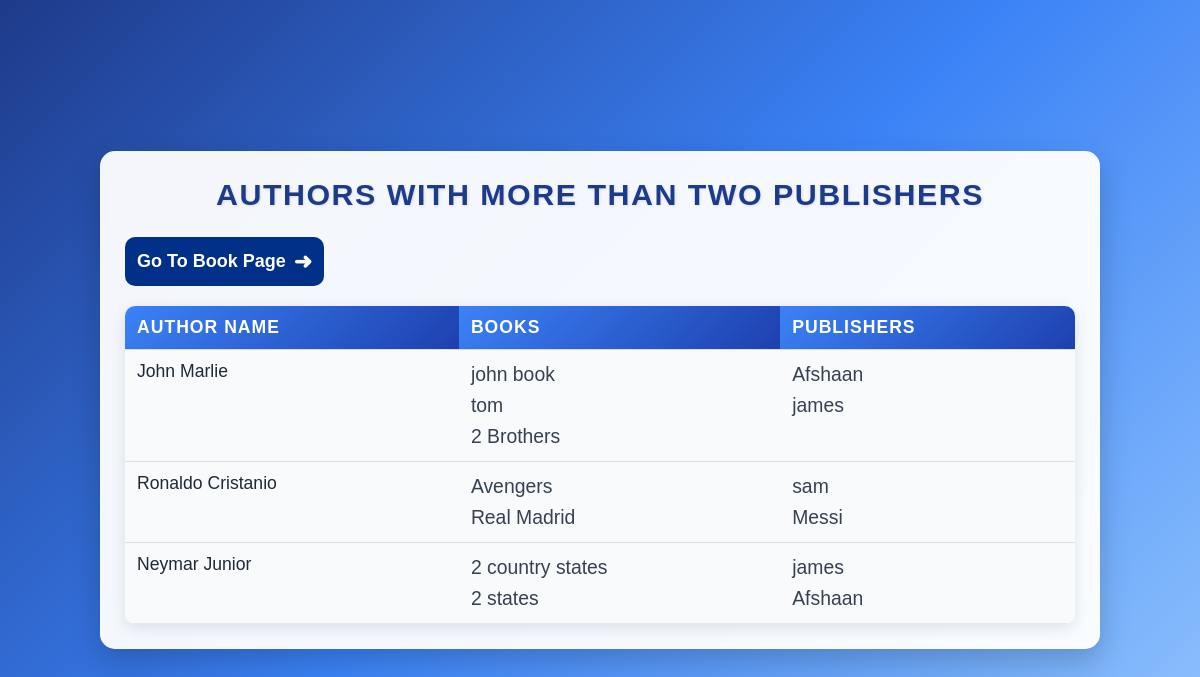
The app's page /pub_more_than_two/ with its own data.
### novel/models.py (models this page shows)
class Book(models.Model):
    title = models.CharField(max_length=50, unique=True)
    author_id = models.ForeignKey(Author, on_delete=models.CASCADE)
    publisher_id = models.ForeignKey(Publisher, on_delete=models.CASCADE)
    publication_date = models.DateField()
    isbn = models.CharField(max_length=13, unique=True, null=True, blank=True)  # ISBN number
    genre = models.CharField(max_length=50, null=True, blank=True)  # Fiction, non-fiction, etc.
    price = models.DecimalField(max_digits=10, decimal_places=2, null=True, blank=True)  # Book ka price
    pages = models.IntegerField(null=True, blank=True)  # Total pages
    language = models.CharField(max_length=30, null=True, blank=True)  # Book ki language
    stock_quantity = models.IntegerField(default=0)  # Available copies
    cover_image = models.ImageField(upload_to='book_covers/', null=True, blank=True)  # Book ka cover

### novel/views.py (the view)
# urls.py: path('pub_more_than_two/',views.auth_pub_more_than_2,name='filtered'),
def auth_pub_more_than_2(request):
    all_auth = Author.objects.all()
    result = []
    for author in all_auth:
        books = Book.objects.filter(author_id=author.id).select_related('publisher')
        publishers = books.values('publisher_id', 'publisher_id__name').distinct()
        if publishers.count() >= 2:
            book_names = books.values_list('title', flat=True).distinct()
            publisher_names = publishers.values_list('publisher_id__name', flat=True)
            result.append({
                'author_name': f"{author.first_name} {author.last_name}",
                'books': list(book_names),
                'publishers': list(publisher_names),
            })
    context = {
        'more_than_two_filtered': result
    }
    return render(request, 'auth_pub_more_than_2.html', context)

### templates/auth_pub_more_than_2.html (shortened to what this page needs)
{% extends 'base.html' %}
{% block content %}
<!DOCTYPE html>
<html lang="en">
<head>
</head>
<body>
    <div class="container">
        <h1>Authors with More Than Two Publishers</h1>
                    <a href="{% url 'book' %}" style="text-decoration: none;">
    <div style="display: inline-flex; align-items: center; padding: 8px 12px; border-radius: 10px; background-color: #003087; font-size: 18px; cursor: pointer; transition: all 0.3s ease; color: white;"
         onmouseover="this.children[1].style.transform='translateX(5px)'"
         onmouseout="this.children[1].style.transform='translateX(0)'">
        <p style="margin: 0; color: white; font-weight: bold;">Go To Book Page</p>
        <span style="margin-left: 8px; transition: transform 0.3s ease; font-size: 22px; font-weight: bold; color: white;">➜</span>
    </div>
</a>
        <table>
            <tr>
                <th>Author Name</th>
                <th>Books</th>
                <th>Publishers</th>
            </tr>
            {% for item in more_than_two_filtered %}
            <tr>
                <td>{{ item.author_name }}</td>
                <td>
                    <ul class="book-list">
                        {% for book in item.books %}
                        <li>{{ book }}</li>
                        {% empty %}
                        <li class="no-data">No books available</li>
                        {% endfor %}
                    </ul>
                </td>
                <td>
                    <ul class="publisher-list">
                        {% for publisher in item.publishers %}
                        <li>{{ publisher }}</li>
                        {% empty %}
                        <li class="no-data">No publishers available</li>
                        {% endfor %}
                    </ul>
                </td>
            </tr>
            {% empty %}
            <tr>
                <td colspan="3" class="no-data">No authors found with more than two publishers</td>
            </tr>
            {% endfor %}
        </table>
    </div>
</body>
</html>
{% endblock %}

### templates/auth_pub_more_than_2.html (style rules this page uses)
body { margin: 0; padding: 0; font-family: 'Poppins', Arial, sans-serif; background: linear-gradient(135deg, #1e3a8a, #3b82f6, #93c5fd); min-height: 100vh; display: flex; justify-content: center; align-items: center; padding: 40px 10px; box-sizing: border-box; animation: backgroundFade 1.5s ease-in-out; }
.container { max-width: 1000px; width: 90%; background: rgba(255, 255, 255, 0.95); border-radius: 15px; box-shadow: 0 12px 30px rgba(0, 0, 0, 0.2); padding: 25px; margin: 20px auto; opacity: 0; transform: translateY(40px); animation: slideIn 1s ease-in-out forwards 0.3s; }
h1 { text-align: center; color: #1e3a8a; font-size: 1.9em; font-weight: bold; margin-bottom: 25px; text-transform: uppercase; letter-spacing: 1.5px; text-shadow: 1px 1px 3px rgba(0, 0, 0, 0.1); animation: fadeInText 1.2s ease-in-out; }
table { width: 100%; border-collapse: collapse; margin-top: 20px; background: #ffffff; border-radius: 10px; overflow: hidden; box-shadow: 0 4px 15px rgba(0, 0, 0, 0.1); }
th, td { padding: 8px 12px; text-align: left; border-bottom: 1px solid #e5e7eb; font-size: 1.1em; color: #1f2937; }
th { background: linear-gradient(135deg, #3b82f6, #1e40af); color: white; text-transform: uppercase; letter-spacing: 1px; font-weight: 600; }
td { vertical-align: top; background: #f9fafb; }
tr { transition: transform 0.3s ease, box-shadow 0.3s ease; opacity: 0; transform: translateX(-20px); animation: rowSlideIn 0.5s ease-in-out forwards; box-shadow: 0 2px 5px rgba(0, 0, 0, 0.05); }
tr:nth-child(1) { animation-delay: 0.5s; }
tr:nth-child(2) { animation-delay: 0.6s; }
tr:nth-child(3) { animation-delay: 0.7s; }
tr:nth-child(4) { animation-delay: 0.8s; }
.book-list, .publisher-list { margin: 0; padding: 0; list-style: none; }
.book-list li, .publisher-list li { margin: 2px 0; font-size: 1.1em; color: #374151; }

### records on screen
Book: title "john book"
Book: title "tom"
Book: title "2 Brothers"
Book: title "Avengers"
Book: title "Real Madrid"
Book: title "2 country states"
Book: title "2 states"

### other values on screen
{{ item.author_name }} "John Marlie" "Ronaldo Cristanio" "Neymar Junior"
{{ publisher }} "Afshaan" "james" "sam" "Messi" "james" "Afshaan"
